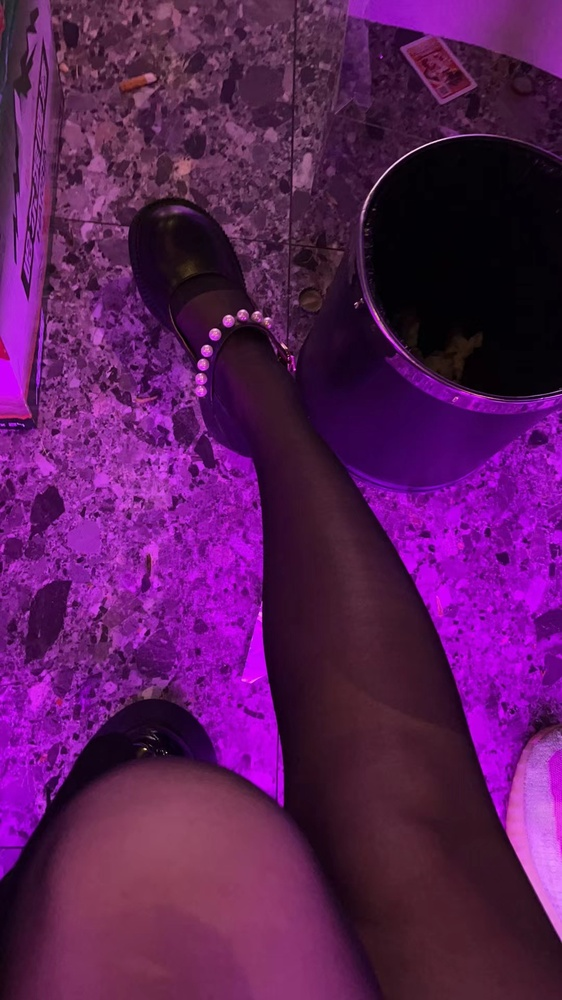
#> input picture 机器学习 - 副本/24.opencv/opencv图像处理/pantyhose.jpg, 562 x 1000 px, shrunk from 1080 x 1920 before the run, found by its file name
$ python '形态学操作.py'
#> lines starting #> are read from the running program, lines starting #| are printed output that depends on the picture
import numpy as np
import cv2 as cv
import matplotlib.pyplot as plt
img = cv.imread('E:\c++\pantyhose.jpg')
#> img is the input picture: shape (1000, 562, 3); mean B, G, R 90.5, 27.1, 91.3
'''腐蚀和膨胀'''
# #创建核结构
# kernel = np.ones((10, 10), np.uint8)
# erosion = cv.erode(img, kernel)#腐蚀
# dilate = cv.dilate(img, kernel)#膨胀
# #图形有1行3列大小为宽度10英寸高度8英寸分辨率为100点每英寸
# fig, axes = plt.subplots(nrows=1, ncols=3, figsize=(10, 8), dpi=300)
# axes[0].imshow(img)
# axes[0].set_title("原图")
# axes[1].imshow(erosion)
# axes[1].set_title("erosion")
# axes[2].imshow(dilate)
# axes[2].set_title("dilate")
# plt.show()
'''开闭运算'''
kernel = np.ones((20, 20), np.uint8)
cv2open = cv.morphologyEx(img, cv.MORPH_OPEN, kernel)
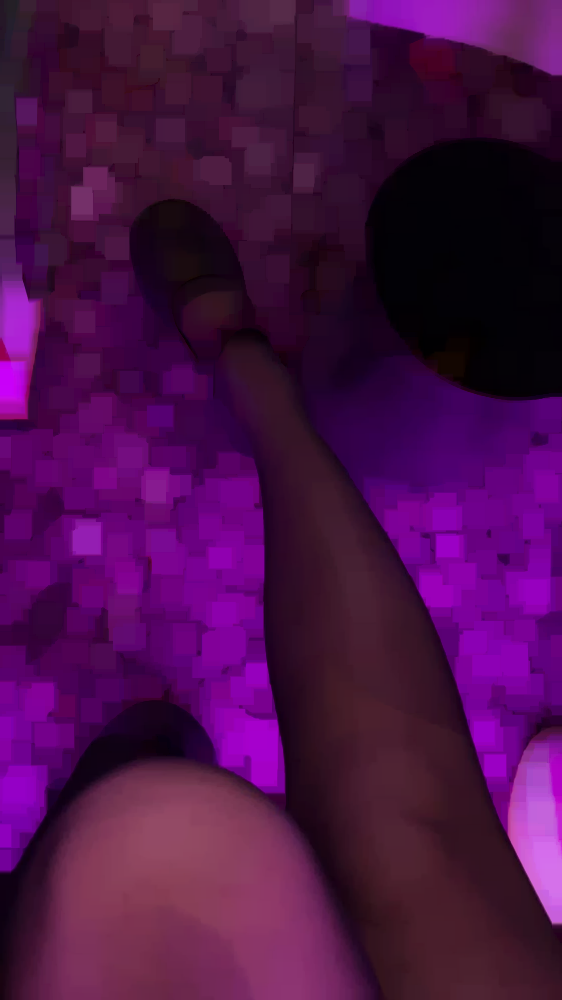
#> cv2open: shape (1000, 562, 3); mean B, G, R 71.5, 15.2, 73.4
cv2close = cv.morphologyEx(img, cv.MORPH_CLOSE, kernel)
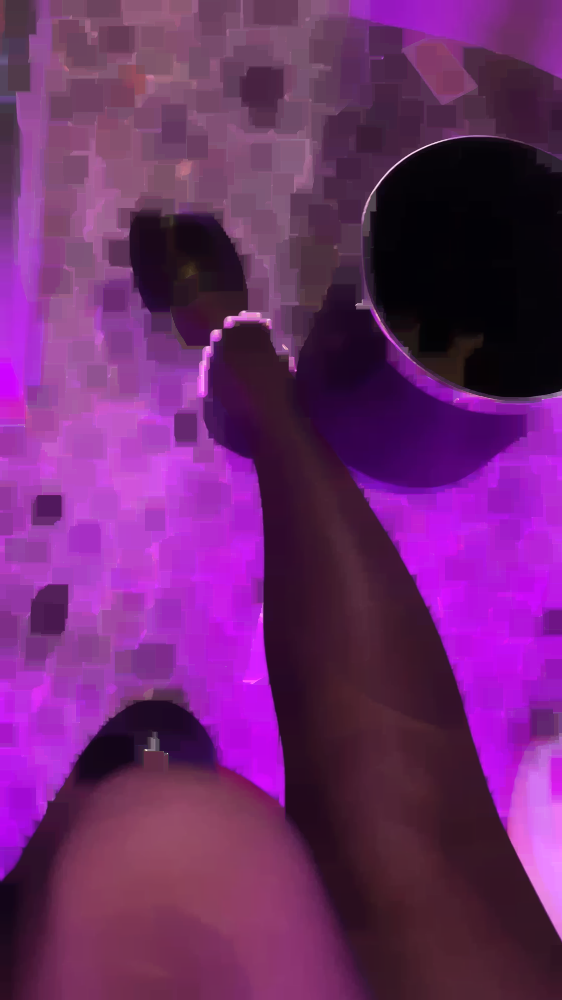
#> cv2close: shape (1000, 562, 3); mean B, G, R 108.5, 41.1, 108.5
limao = cv.morphologyEx(img, cv.MORPH_TOPHAT, kernel)
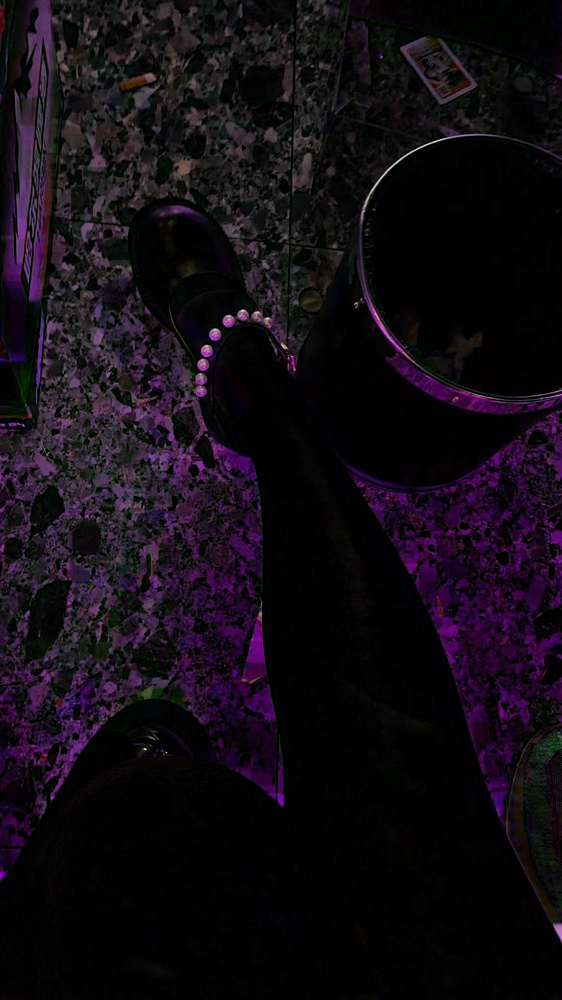
#> limao: shape (1000, 562, 3); mean B, G, R 19.4, 12, 18.2
heimao = cv.morphologyEx(img, cv.MORPH_BLACKHAT, kernel)
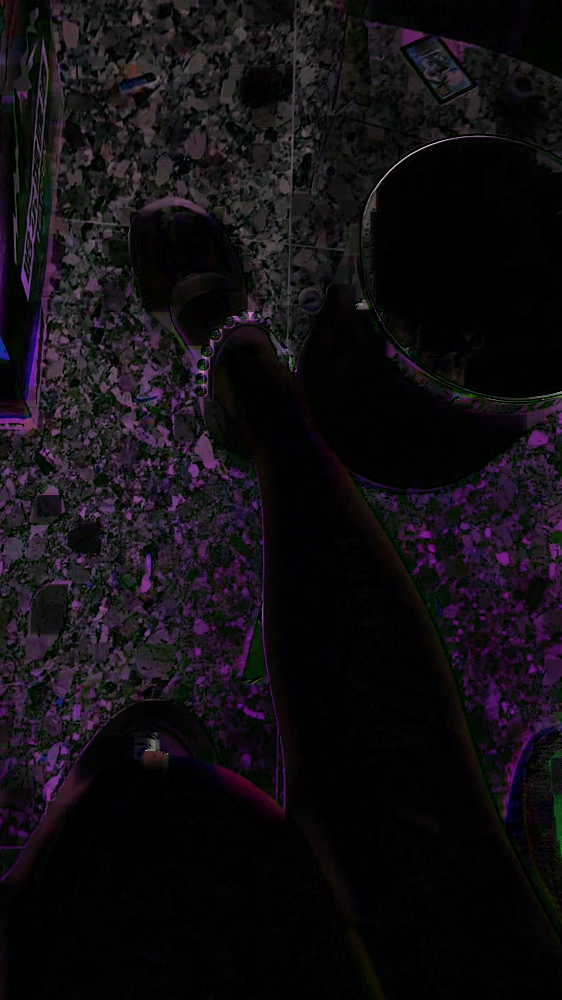
#> heimao: shape (1000, 562, 3); mean B, G, R 18.4, 14.2, 17.7
fig, axes = plt.subplots(nrows=1, ncols=5, figsize=(10, 8), dpi=300)
axes[0].imshow(img)
axes[0].set_title("PHOTO")
axes[1].imshow(cv2open)
axes[1].set_title("open")
axes[2].imshow(cv2close)
axes[2].set_title("close")
axes[3].imshow(cv2open)
axes[3].set_title("TOPHAT")
axes[4].imshow(cv2close)
axes[4].set_title("BLACKHAT")
plt.show()
#> figure, not shown here; B, G, R data is drawn as R, G, B

$ run again, with 机器学习 - 副本/24.opencv/opencv图像处理/mobanpipei.jpg copied over 机器学习 - 副本/24.opencv/opencv图像处理/pantyhose.jpg
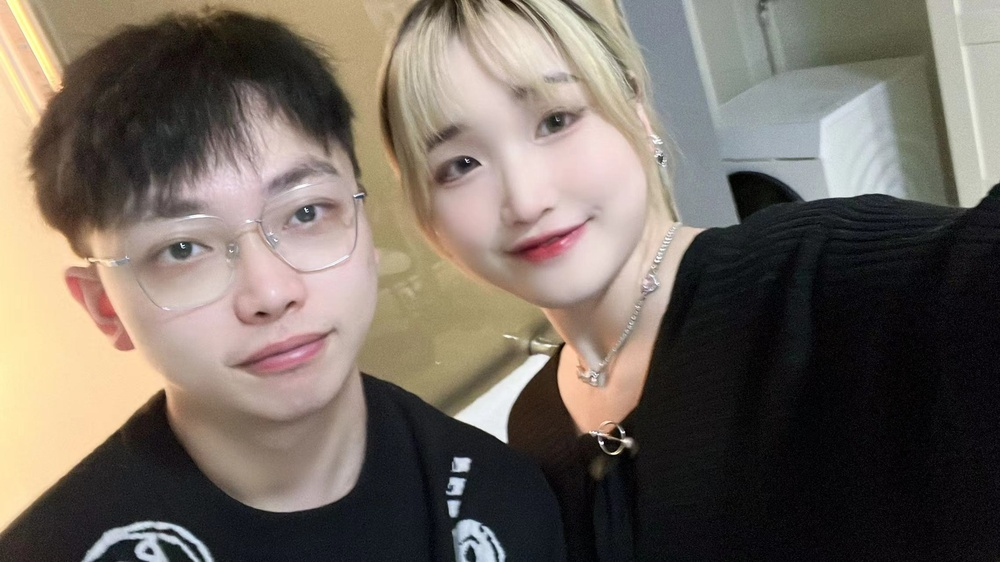
#> input picture 机器学习 - 副本/24.opencv/opencv图像处理/mobanpipei.jpg, 1000 x 562 px, shrunk from 2276 x 1280 before the run, found by its file name
#> img is the input picture: shape (562, 1000, 3); mean B, G, R 97.3, 106.6, 116.4
#> `limao = cv.morphologyEx(img, cv.MORPH_TOPHAT, kernel)`:
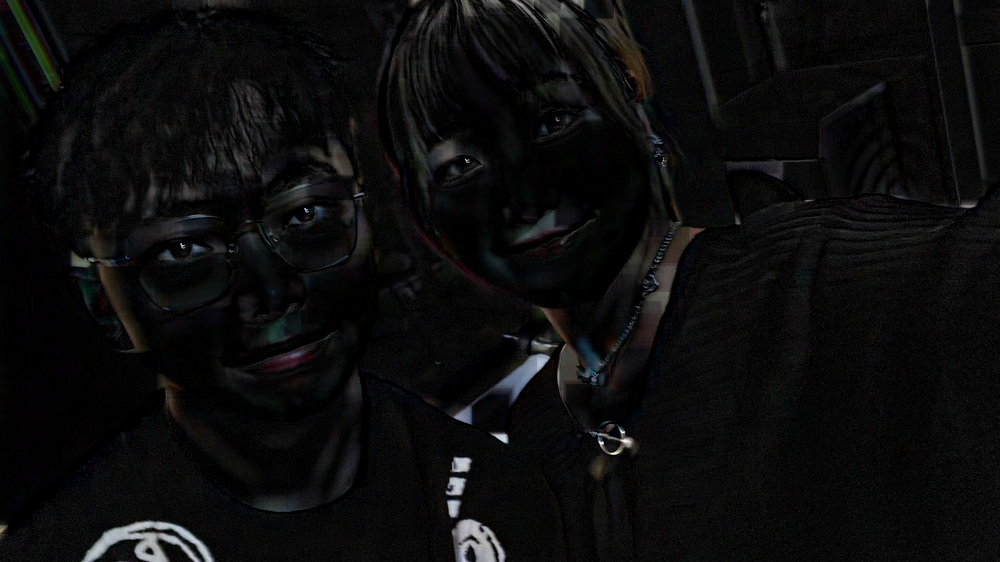
#> limao: shape (562, 1000, 3); mean B, G, R 12.3, 11.9, 11.9
#> `heimao = cv.morphologyEx(img, cv.MORPH_BLACKHAT, kernel)`:
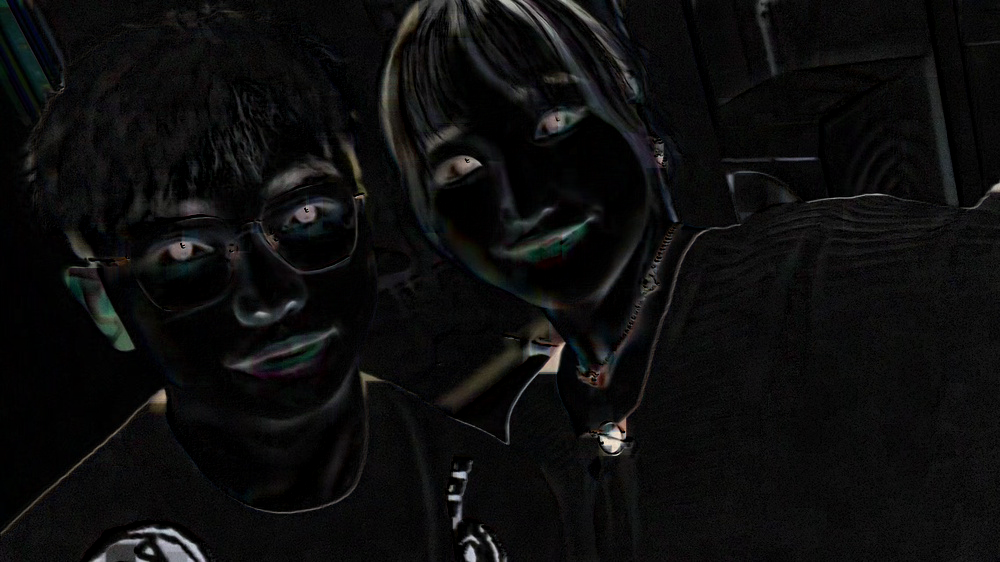
#> heimao: shape (562, 1000, 3); mean B, G, R 13.1, 13.1, 13
